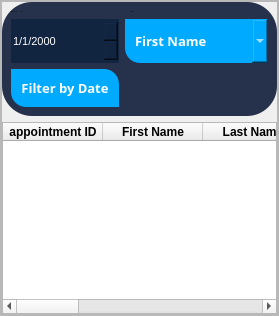
                          <widget class="QFrame" name="check_frame">
                           <property name="sizePolicy">
                            <sizepolicy hsizetype="Expanding" vsizetype="Expanding">
                             <horstretch>0</horstretch>
                             <verstretch>0</verstretch>
                            </sizepolicy>
                           </property>
                           <property name="maximumSize">
                            <size>
                             <width>16777215</width>
                             <height>16777215</height>
                            </size>
                           </property>
                           <property name="styleSheet">
                            <string notr="true"/>
                           </property>
                           <property name="frameShape">
                            <enum>QFrame::StyledPanel</enum>
                           </property>
                           <property name="frameShadow">
                            <enum>QFrame::Raised</enum>
                           </property>
                           <layout class="QVBoxLayout" name="verticalLayout_8">
                            <property name="leftMargin">
                             <number>0</number>
                            </property>
                            <property name="topMargin">
                             <number>0</number>
                            </property>
                            <property name="rightMargin">
                             <number>0</number>
                            </property>
                            <property name="bottomMargin">
                             <number>0</number>
                            </property>
                            <item>
                             <widget class="QFrame" name="frame_14">
                              <property name="sizePolicy">
                               <sizepolicy hsizetype="Expanding" vsizetype="Expanding">
                                <horstretch>0</horstretch>
                                <verstretch>0</verstretch>
                               </sizepolicy>
                              </property>
                              <property name="frameShape">
                               <enum>QFrame::StyledPanel</enum>
                              </property>
                              <property name="frameShadow">
                               <enum>QFrame::Raised</enum>
                              </property>
                              <layout class="QVBoxLayout" name="verticalLayout_2">
                               <property name="leftMargin">
                                <number>0</number>
                               </property>
                               <property name="topMargin">
                                <number>0</number>
                               </property>
                               <property name="rightMargin">
                                <number>0</number>
                               </property>
                               <property name="bottomMargin">
                                <number>0</number>
                               </property>
                               <item>
                                <widget class="QFrame" name="frame_2">
                                 <property name="maximumSize">
                                  <size>
                                   <width>16777215</width>
                                   <height>150</height>
                                  </size>
                                 </property>
                                 <property name="styleSheet">
                                  <string notr="true">	border-top-right-radius: 30px;
	border-top-left-radius: 30px;
	border-bottom-right-radius:30px;
	border-bottom-left-radius: 30px;
background-color:#26324b;</string>
                                 </property>
                                 <property name="frameShape">
                                  <enum>QFrame::NoFrame</enum>
                                 </property>
                                 <property name="frameShadow">
                                  <enum>QFrame::Plain</enum>
                                 </property>
                                 <property name="lineWidth">
                                  <number>3</number>
                                 </property>
                                 <layout class="QGridLayout" name="gridLayout_4">
                                  <item row="0" column="0">
                                   <widget class="QLabel" name="label_2">
                                    <property name="minimumSize">
                                     <size>
                                      <width>0</width>
                                      <height>0</height>
                                     </size>
                                    </property>
                                    <property name="maximumSize">
                                     <size>
                                      <width>16777215</width>
                                      <height>30</height>
                                     </size>
                                    </property>
                                    <property name="font">
                                     <font>
                                      <pointsize>-1</pointsize>
                                     </font>
                                    </property>
                                    <property name="styleSheet">
                                     <string notr="true"/>
                                    </property>
                                    <property name="text">
                                     <string>choose a date              OR</string>
                                    </property>
                                   </widget>
                                  </item>
                                  <item row="0" column="2">
                                   <widget class="QLabel" name="label_36">
                                    <property name="sizePolicy">
                                     <sizepolicy hsizetype="Expanding" vsizetype="Preferred">
                                      <horstretch>0</horstretch>
                                      <verstretch>0</verstretch>
                                     </sizepolicy>
                                    </property>
                                    <property name="font">
                                     <font>
                                      <pointsize>-1</pointsize>
                                     </font>
                                    </property>
                                    <property name="styleSheet">
                                     <string notr="true"/>
                                    </property>
                                    <property name="text">
                                     <string>filter by</string>
                                    </property>
                                   </widget>
                                  </item>
                                  <item row="1" column="0">
                                   <widget class="QDateEdit" name="date_check_edit">
                                    <property name="sizePolicy">
                                     <sizepolicy hsizetype="Expanding" vsizetype="Fixed">
                                      <horstretch>0</horstretch>
                                      <verstretch>0</verstretch>
                                     </sizepolicy>
                                    </property>
                                    <property name="minimumSize">
                                     <size>
                                      <width>0</width>
                                      <height>44</height>
                                     </size>
                                    </property>
                                    <property name="font">
                                     <font>
                                      <pointsize>8</pointsize>
                                     </font>
                                    </property>
                                    <property name="styleSheet">
                                     <string notr="true">color: rgb(255, 255, 255);
 background-color: #112440;</string>
                                    </property>
                                    <property name="displayFormat">
                                     <string>d/M/yyyy</string>
                                    </property>
                                   </widget>
                                  </item>
                                  <item row="1" column="1" colspan="2">
                                   <widget class="QComboBox" name="filter_values_combobox">
                                    <property name="sizePolicy">
                                     <sizepolicy hsizetype="Preferred" vsizetype="Expanding">
                                      <horstretch>0</horstretch>
                                      <verstretch>0</verstretch>
                                     </sizepolicy>
                                    </property>
                                    <property name="font">
                                     <font>
                                      <family>Comfortaa</family>
                                      <pointsize>10</pointsize>
                                      <weight>50</weight>
                                      <italic>false</italic>
                                      <bold>false</bold>
                                     </font>
                                    </property>
                                    <property name="styleSheet">
                                     <string notr="true">background-color: rgb(0, 170, 255);
color: rgb(255, 255, 255);

font: 10pt &quot;Comfortaa&quot;;
font-size: 13px;
	font-weight: bold;
	border-top-right-radius: 15px;
	border-top-left-radius: 0px;
	border-bottom-right-radius: 0px;
	border-bottom-left-radius: 15px;
	padding: 10px;
	font: 10pt &quot;Comfortaa&quot;;</string>
                                    </property>
                                    <item>
                                     <property name="text">
                                      <string>First Name</string>
                                     </property>
                                    </item>
                                    <item>
                                     <property name="text">
                                      <string>Last Name</string>
                                     </property>
                                    </item>
                                    <item>
                                     <property name="text">
                                      <string>Phone Number</string>
                                     </property>
                                    </item>
                                    <item>
                                     <property name="text">
                                      <string>Appointment ID</string>
                                     </property>
                                    </item>
                                   </widget>
                                  </item>
                                  <item row="2" column="1" colspan="2">
                                   <widget class="QLineEdit" name="search_edit_appt">
                                    <property name="sizePolicy">
                                     <sizepolicy hsizetype="Expanding" vsizetype="Expanding">
                                      <horstretch>0</horstretch>
                                      <verstretch>0</verstretch>
                                     </sizepolicy>
                                    </property>
                                    <property name="minimumSize">
                                     <size>
                                      <width>0</width>
                                      <height>30</height>
                                     </size>
                                    </property>
                                    <property name="styleSheet">
                                     <string notr="true"/>
                                    </property>
                                   </widget>
                                  </item>
                                  <item row="2" column="0">
                                   <widget class="QPushButton" name="check_btn">
                                    <property name="enabled">
                                     <bool>true</bool>
                                    </property>
                                    <property name="font">
                                     <font>
                                      <family>Comfortaa</family>
                                      <pointsize>10</pointsize>
                                      <weight>50</weight>
                                      <italic>false</italic>
                                      <bold>false</bold>
                                     </font>
                                    </property>
                                    <property name="styleSheet">
                                     <string notr="true">background-color: rgb(0, 170, 255);
color: rgb(255, 255, 255);
font-size: 13px;
	font-weight: bold;
	border-top-right-radius: 15px;
	border-top-left-radius: 0px;
	border-bottom-right-radius: 0px;
	border-bottom-left-radius: 15px;
	padding: 10px;
	font: 10pt &quot;Comfortaa&quot;;</string>
                                    </property>
                                    <property name="text">
                                     <string>Filter by Date</string>
                                    </property>
                                    <property name="icon">
                                     <iconset>
                                      <normaloff>icons/icons8-check-24.png</normaloff>icons/icons8-check-24.png</iconset>
                                    </property>
                                   </widget>
                                  </item>
                                 </layout>
                                </widget>
                               </item>
                               <item>
                                <widget class="QTableWidget" name="check_table">
                                 <property name="font">
                                  <font>
                                   <weight>75</weight>
                                   <bold>true</bold>
                                  </font>
                                 </property>
                                 <property name="styleSheet">
                                  <string notr="true">color: rgb(0, 0, 0);</string>
                                 </property>
                                 <property name="editTriggers">
                                  <set>QAbstractItemView::NoEditTriggers</set>
                                 </property>
                                 <column>
                                  <property name="text">
                                   <string>appointment ID</string>
                                  </property>
                                 </column>
                                 <column>
                                  <property name="text">
                                   <string>First Name</string>
                                  </property>
                                 </column>
                                 <column>
                                  <property name="text">
                                   <string>Last Name</string>
                                  </property>
                                 </column>
                                 <column>
                                  <property name="text">
                                   <string>Date</string>
                                  </property>
                                 </column>
                                 <column>
                                  <property name="text">
                                   <string>From</string>
                                  </property>
                                 </column>
                                 <column>
                                  <property name="text">
                                   <string>To</string>
                                  </property>
                                 </column>
                                 <column>
                                  <property name="text">
                                   <string>Phone Number</string>
                                  </property>
                                 </column>
                                 <column>
                                  <property name="text">
                                   <string>patient ID</string>
                                  </property>
                                 </column>
                                </widget>
                               </item>
                              </layout>
                             </widget>
                            </item>
                           </layout>
                          </widget>
